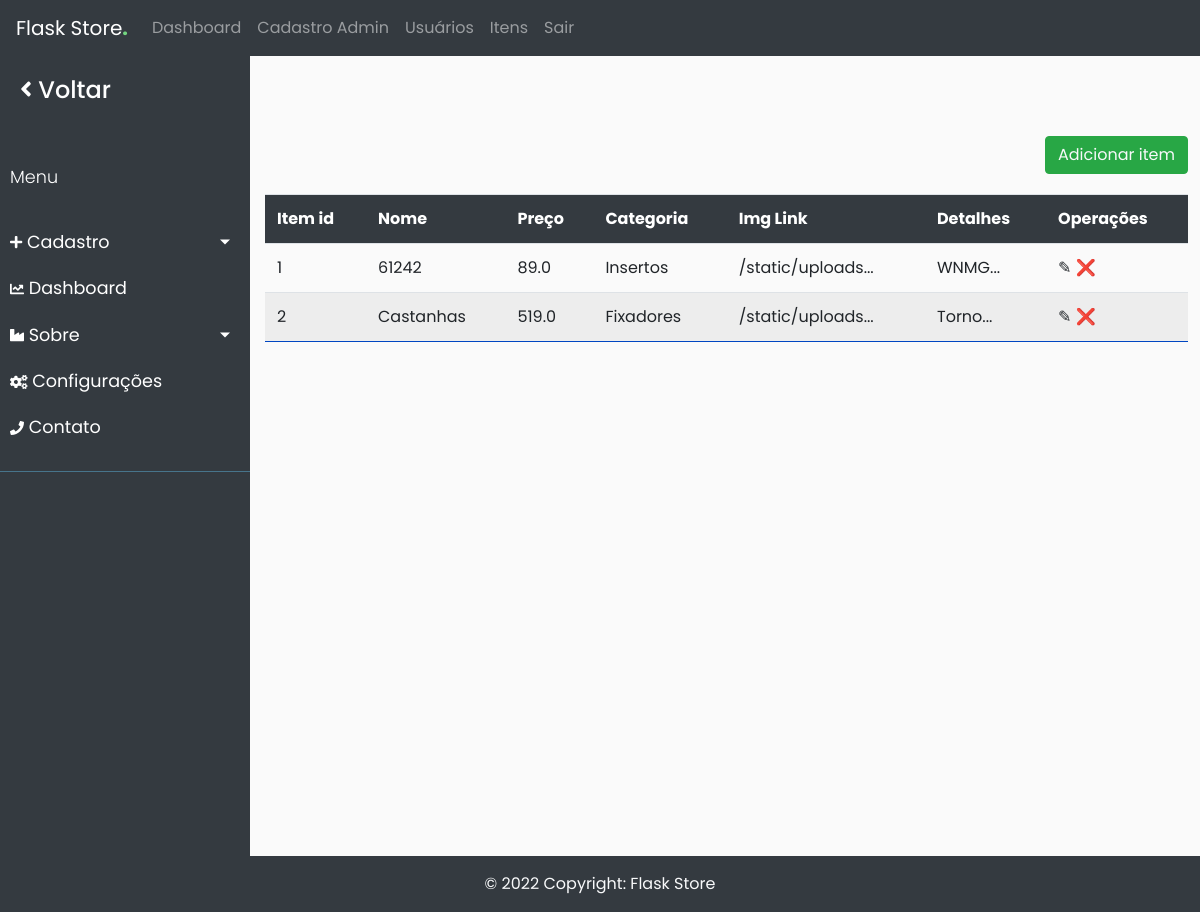
/admin/items (signed in), run on an earlier commit of the app's database.
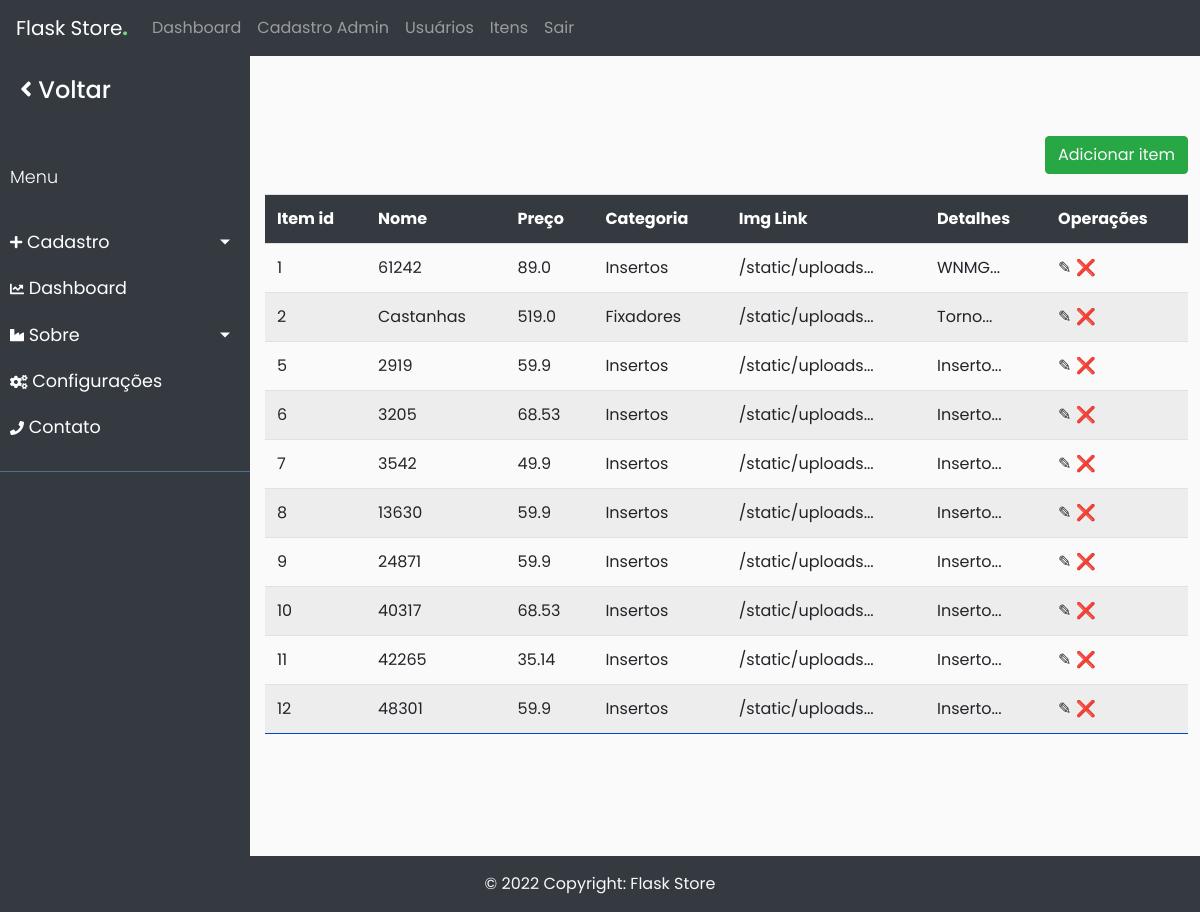
And on a later commit of the database.
### app/db_models.py (models this page shows)
class Item(db.Model):
	__tablename__ = "items"
	id = db.Column(db.Integer, primary_key=True)
	name = db.Column(db.String(100), nullable=False)
	price = db.Column(db.Float, nullable=False)
	category = db.Column(db.Text, nullable=False)
	image = db.Column(db.String(250), nullable=False)
	details = db.Column(db.String(250), nullable=False)
	price_id = db.Column(db.String(250), nullable=False)
	orders = db.relationship("Ordered_item", backref="item")
	in_cart = db.relationship("Cart", backref="item")

### app/funcs.py (the view)
	def wrapper(*args, **kwargs):
		if current_user.is_authenticated and current_user.admin == 1:
			return func(*args, **kwargs)
		else:
			return "Você não está autorizado a acessar esta URL."

### app/__init__.py (called while the page is built)
@app.context_processor
def inject_now():
	return {'now': datetime.utcnow()}

@login_manager.user_loader
def load_user(user_id):
	return User.query.get(user_id)

### app/admin/routes.py (called while the page is built)
@admin.route('/items')
@admin_only
def items():
    items = Item.query.all()
    return render_template("admin/items.html", items=items)

### app/funcs.py (called while the page is built)
def admin_only(func):
	def wrapper(*args, **kwargs):
		if current_user.is_authenticated and current_user.admin == 1:
			return func(*args, **kwargs)
		else:
			return "Você não está autorizado a acessar esta URL."
	wrapper.__name__ = func.__name__
	return wrapper

### app/admin/templates/admin/items.html (shortened to what this page needs)
{% extends "admin/base.html" %}
{% block content %}
    {% if not items %}
		<div class="add-new btn-success btn">
			<a href="{{ url_for('admin.add') }}" class="text-light">Adicionar item</a>
		</div>
		<div class="flash-error">Não há produtos cadastrados.</div>
	{% else %}
    <div class="add-new btn-success btn">
        <a href="{{ url_for('admin.add') }}" class="text-light">Adicionar item</a>
    </div>
	<div class="table-responsive">
    <table class="table table-striped">
        <tr>
            <th>Item id</th>
            <th>Nome</th>
			<th>Preço</th>
			<th>Categoria</th>
			<th>Img Link</th>
            <th>Detalhes</th>
            <th>Operações</th>
        </tr>
    {% for item in items %}
        <tr>
            <td>{{ item.id }}</td>
            <td>{{ item.name }}</td>
			<td>{{ item.price }}</td>
			<td>{{ item.category }}</td>
			<td>{{ item.image[:15] }}...</td>
            <td>{{ item.details[:40] | safe }}...</td>
			<td>
                <a href="{{ url_for('admin.edit', type='item', id=item.id) }}">&#9998;</a>
				<a href="{{ url_for('admin.delete', type='item', id=item.id) }}">&#10060;</a>
			</td>
        </tr>
    {% endfor %}
    </table>
	</div>
	{% endif %}
{% endblock %}

### app/admin/templates/admin/base.html (shortened to what this page needs)
{% import "bootstrap/wtf.html" as wtf %}
<!DOCTYPE html>
<html lang="pt_BR">
  <head>
    <link rel="stylesheet" href="https://stackpath.bootstrapcdn.com/bootstrap/4.1.0/css/bootstrap.min.css">
    <link rel="stylesheet" type="text/css" href="{{ url_for('admin.static', filename='styles.css') }}">
    <link rel="stylesheet" href="{{ url_for('admin.static', filename='sidebar.css') }}">
  </head>
  <body>
    <div>
      <nav class="navbar navbar-expand-lg navbar-dark bg-dark">
        <a class="navbar-brand" href="{{ url_for('home') }}">Flask Store<b style="color: #73d580;">.</b></a>
        <div class="collapse navbar-collapse" id="navbarNav">
          <ul class="navbar-nav">
            <li class="nav-item">
              <a class="nav-link" href="{{ url_for('admin.dashboard') }}">Dashboard</a>
            </li>
            {% if not current_user.is_authenticated %}
              <li class="nav-item">
                <a class="nav-link" href="{{ url_for('login') }}">Login</a>
              </li>
              <li class="nav-item">
                <a class="nav-link" href="{{ url_for('register') }}">Cadastro</a>
              </li>
            {% else %}
              <li class="nav-item">
                <a class="nav-link" href="{{ url_for('admin.adminregister') }}">Cadastro Admin</a>
              </li>
              <li class="nav-item">
                <a class="nav-link" href="{{ url_for('admin.users') }}">Usuários</a>
              </li>
              <li class="nav-item">
                <a class="nav-link" href="{{ url_for('admin.items') }}">Itens</a>
              </li>
              <li class="nav-item">
                <a class="nav-link" href="{{ url_for('logout') }}">Sair</a>
              </li>
            {% endif %}
          </ul>
        </div>
      </nav>
      <div class="wrapper">
        <nav id="sidebar">
          <div class="sidebar-header">
              <h4><a href="{{ url_for('home') }}"><i class='fa fa-angle-left' style='font-size:24px'></i> Voltar</a> </h4>
          </div>
          <ul class="list-unstyled components">
              <p>Menu</p>
              <li>
                  <a href="#homeSubmenu" data-toggle="collapse" aria-expanded="false" class="dropdown-toggle"><i class='fa fa-plus' style='font-size:14px'></i>  Cadastro</a>
              </li>
              <li>
                  <a href="{{ url_for('admin.dashboard') }}">
                  <i class='fa fa-chart-line' style='font-size:14px'></i> Dashboard</a>
              </li>
              <li>
                  <a href="#pageSubmenu" data-toggle="collapse" aria-expanded="false" class="dropdown-toggle">
                    <i class='fa fa-industry' style='font-size:14px'></i> Sobre</a>
              </li>
              <li>
                  <a href="{{ url_for('admin.banners') }}">
                    <i class='fa fa-cogs' style='font-size:14px'>
                  </i> Configurações</a>
              </li>
              <li>
                  <a href="#">
                    <i class='fa fa-phone' style='font-size:14px'>
                    </i> Contato</a>
              </li>
          </ul>
        </nav>
        <div id="conteudo" style="display: none">
          <div id="content">
            <div class="container-fluid">
                <div class="main">
                  {% block content %}
                  {% endblock %}
                </div>
            </div>
          </div>
        </div>
      </div>
      <footer class="bg-dark text-center text-lg-start text-light footer">
        <div class="text-center p-3">
          © {{ now.year }} Copyright:
          Flask Store
        </div>
      </footer>
    </div>
  </body>
</html>

### app/admin/static/styles.css (style rules this page uses)
.main { padding: 10vh 0; }
table { margin: 0 auto; }
table th { color: white; background-color: #343a40; padding: 15px; }
table tr { border-bottom:1px solid #0046C2; }
table td, th { padding:5px 30px; }
.add-new { margin-left:65vw; margin-bottom:20px; }

### app/admin/static/sidebar.css (style rules this page uses)
body { font-family: 'Poppins', sans-serif; background: #fafafa; }
p { font-family: 'Poppins', sans-serif; font-size: 1.1em; font-weight: 300; line-height: 1.7em; color: #999; }
a, a:hover, a:focus { color: inherit; text-decoration: none; transition: all 0.3s; }
#sidebar { background: #343A40; color: #fff; transition: all 0.3s; }
#sidebar .sidebar-header { padding: 20px; background: #343A40; }
#sidebar ul.components { padding: 20px 0; border-bottom: 1px solid #47748b; }
#sidebar ul p { color: #fff; padding: 10px; }
#sidebar ul li a { padding: 10px; font-size: 1.1em; display: block; }
.wrapper { display: flex; align-items: stretch; }
#sidebar { min-width: 250px; max-width: 250px; min-height: 100vh; }
a[data-toggle="collapse"] { position: relative; }
.dropdown-toggle::after { display: block; position: absolute; top: 50%; right: 20px; transform: translateY(-50%); }

What changed in the data, as far as the page shows it:
added Item: id "5", name "2919", price "59.9", category "Insertos", image "/static/uploads", details "Inserto"
added Item: id "6", name "3205", price "68.53", category "Insertos", image "/static/uploads", details "Inserto"
added Item: id "7", name "3542", price "49.9", category "Insertos", image "/static/uploads", details "Inserto"
added Item: id "8", name "13630", price "59.9", category "Insertos", image "/static/uploads", details "Inserto"
added Item: id "9", name "24871", price "59.9", category "Insertos", image "/static/uploads", details "Inserto"
added Item: id "10", name "40317", price "68.53", category "Insertos", image "/static/uploads", details "Inserto"
added Item: id "11", name "42265", price "35.14", category "Insertos", image "/static/uploads", details "Inserto"
added Item: id "12", name "48301", price "59.9", category "Insertos", image "/static/uploads", details "Inserto"
